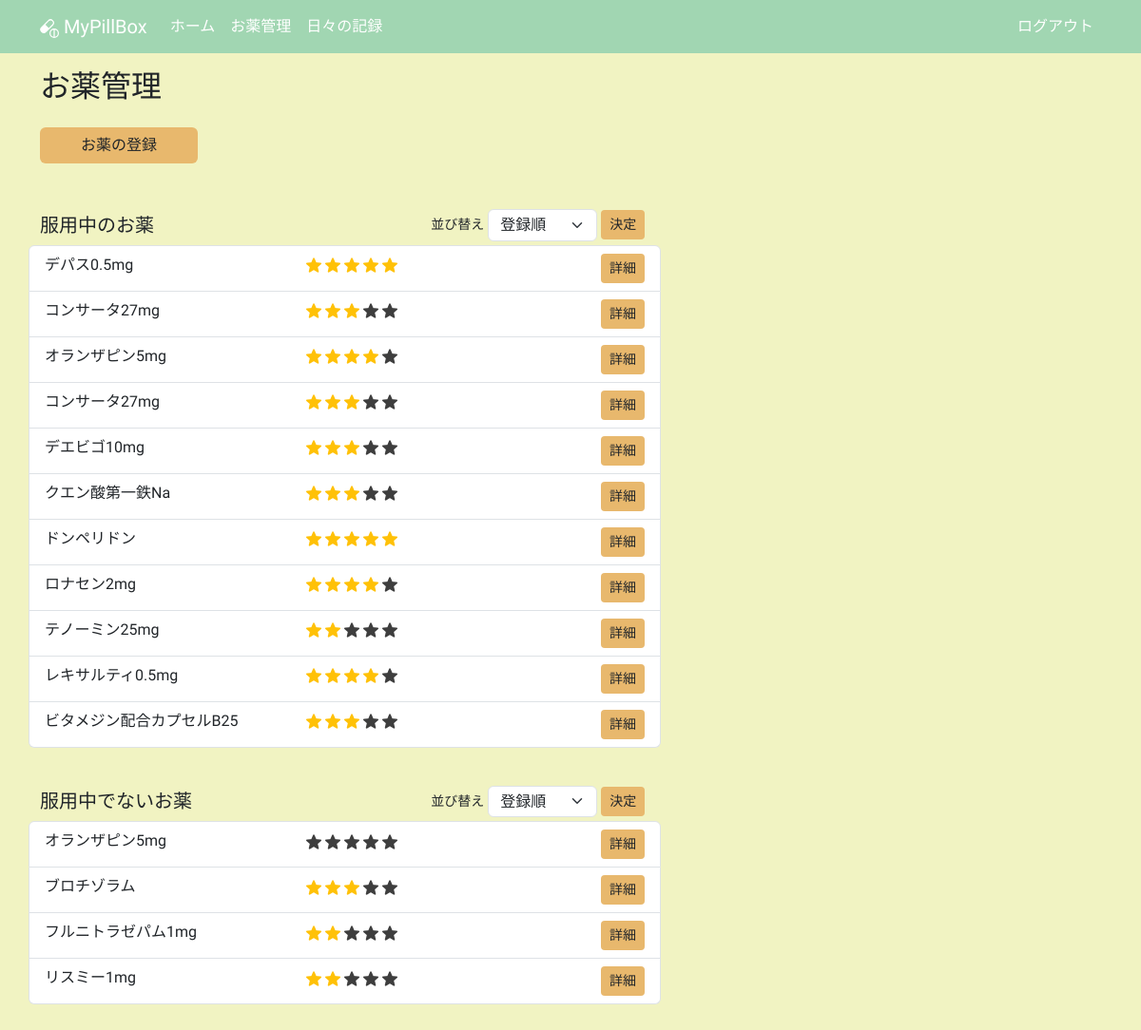
Before: /medicines (signed in) with the older database file.
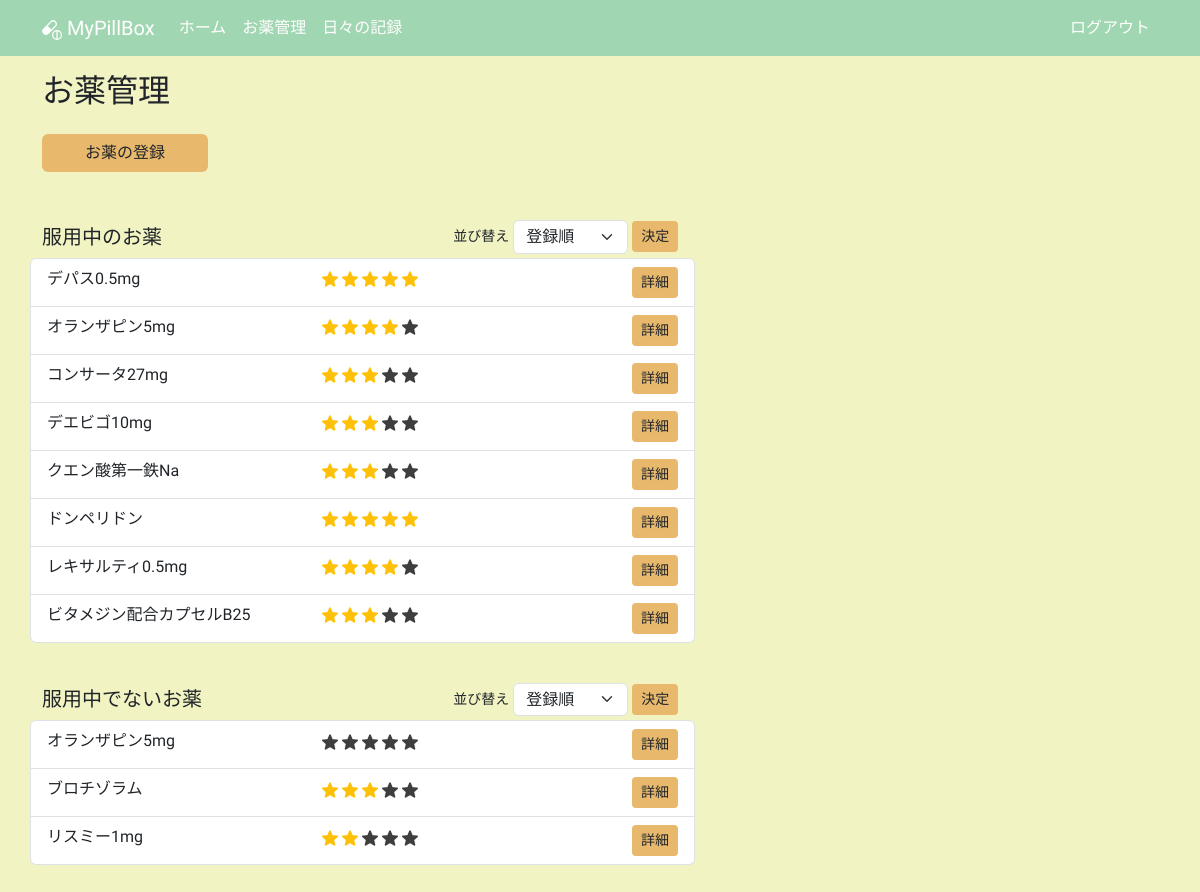
After: the same page with the newer database file.
### app/models.py (models this page shows, shortened)
class Medicine(db.Model):
    __tablename__ = "medicines"
    id: so.Mapped[int] = so.mapped_column(primary_key=True)
    name: so.Mapped[str] = so.mapped_column(sa.String(100))
    taking_start_date: so.Mapped[datetime.date] = so.mapped_column(sa.Date)
    dose_per_day: so.Mapped[Optional[float]]
    taking_timing: so.Mapped[Optional[str]] = so.mapped_column(sa.String(100))
    memo: so.Mapped[Optional[str]] = so.mapped_column(sa.Text)
    rating: so.Mapped[Optional[int]] = so.mapped_column(default=0)
    is_active: so.Mapped[bool] = so.mapped_column(sa.Boolean)
    taking_unit: so.Mapped[TakingUnit] = so.mapped_column(sa.Enum(TakingUnit))
    user_id: so.Mapped[int] = so.mapped_column(sa.ForeignKey(User.id))
    user: so.Mapped[User] = so.relationship(back_populates="medicines")

### app/routes.py (the view)
@app.route("/medicines", methods=["GET"])
@login_required
def medicines():
    title = "お薬管理"
    form = MedicineSortForm()
    form.active_sort.data = request.args.get("active_sort", "registerorder")
    form.not_active_sort.data = request.args.get("not_active_sort", "registerorder")
    active_query = (
        sa.select(Medicine)
        .join(Medicine.user)
        .where(Medicine.user == current_user, Medicine.is_active == True)
        .order_by(Medicine.id)
    )
    not_active_query = (
        sa.select(Medicine)
        .join(Medicine.user)
        .where(Medicine.user == current_user, Medicine.is_active == False)
        .order_by(Medicine.id)
    )
    rating_active_query = (
        sa.select(Medicine)
        .join(Medicine.user)
        .where(Medicine.user == current_user, Medicine.is_active == True)
        .order_by(Medicine.rating.desc())
    )
    rating_not_active_query = (
        sa.select(Medicine)
        .join(Medicine.user)
        .where(Medicine.user == current_user, Medicine.is_active == False)
        .order_by(Medicine.rating.desc())
    )
    if form.active_sort.data == "ratingorder":
        active_medicines = db.session.scalars(rating_active_query).all()
    else:
        active_medicines = db.session.scalars(active_query).all()
    if form.not_active_sort.data == "ratingorder":
        not_active_medicines = db.session.scalars(rating_not_active_query).all()
    else:
        not_active_medicines = db.session.scalars(not_active_query).all()
    return render_template(
        "medicines.html",
        active_medicines=active_medicines,
        not_active_medicines=not_active_medicines,
        form=form,
        title=title,
    )

### app/forms.py
class MedicineSortForm(FlaskForm):
    active_sort = SelectField(
        "並び替え", choices=[("registerorder", "登録順"), ("ratingorder", "星評価順")]
    )
    not_active_sort = SelectField(
        "並び替え", choices=[("registerorder", "登録順"), ("ratingorder", "星評価順")]
    )

### app/models.py (called while the page is built)
@login.user_loader
def load_user(id):
    return db.session.get(User, int(id))

### app/templates/medicines.html (shortened to what this page needs)
{% extends "base.html" %}
{% block content %}
  <h2 class="mb-4">お薬管理</h2>
  <div class="row">
    <div class="col-5 col-lg-2 mb-5">
      <a href="{{ url_for('create_medicine') }}" class="btn btn-custom w-100">お薬の登録</a>
    </div>
  </div>
  <div class="row">
    <div class="col-12 col-lg-7 mb-3">
      <div class="mb-1 d-flex justify-content-between align-items-center">
        <h5 class="mb-0">服用中のお薬</h5>
        <form action="{{ url_for('medicines') }}"
              method="get"
              class="d-flex align-items-center"
              novalidate>
          <small class="me-1">{{ form.active_sort.label(class="text-nowrap sort-label") }}</small>
          {{ form.active_sort(class="form-select sort-select") }}
          <input type="submit"
                 class="btn btn-custom btn-sm ms-1 sort-submit"
                 value="決定">
        </form>
      </div>
      {% if not active_medicines %}
        <small class="text-secondary">服用中のお薬はありません</small>
      {% else %}
        <ul class="list-group mb-4">
          {% for medicine in active_medicines %}
            <li class="list-group-item row d-flex">
              <p class="m-0 ps-0 col-5">{{ medicine.name }}</p>
              <p class="m-0 col-5">
                {% for i in range(0, medicine.rating) %}
                  <img src="{{ url_for('static', filename='images/star_on.png') }}"
                       class="star-display rating-checked"
                       alt="star">
                {% endfor %}
                {% if medicine.rating < 5 %}
                  {% for i in range(medicine.rating, 5) %}
                    <img src="{{ url_for('static', filename='images/star_on.png') }}"
                         class="star-display"
                         alt="star">
                  {% endfor %}
                {% endif %}
              </p>
              <div class="col-2 text-end p-0">
                <a href="{{ url_for('medicine_detail', medicine_id=medicine.id) }}"
                   class="btn btn-custom btn-sm">詳細</a>
              </div>
            </li>
          {% endfor %}
        </ul>
      {% endif %}
    </div>
  </div>
  <div class="row">
    <div class="col-12 col-lg-7 mb-3">
      <div class="mb-1 d-flex justify-content-between align-items-center">
        <h5 class="mb-0">服用中でないお薬</h5>
        <form action="{{ url_for('medicines') }}"
              method="get"
              class="d-flex align-items-center"
              novalidate>
          <small class="me-1">{{ form.not_active_sort.label(class="text-nowrap sort-label") }}</small>
          {{ form.not_active_sort(class="form-select sort-select") }}
          <input type="submit"
                 class="btn btn-custom btn-sm ms-1 sort-submit"
                 value="決定">
        </form>
      </div>
      {% if not not_active_medicines %}
        <small class="text-secondary">過去に服用していたお薬はありません</small>
      {% else %}
        <ul class="list-group mb-4">
          {% for medicine in not_active_medicines %}
            <li class="list-group-item row d-flex">
              <p class="m-0 ps-0 col-5">{{ medicine.name }}</p>
              <p class="m-0 col-5">
                {% for i in range(0, medicine.rating) %}
                  <img src="{{ url_for('static', filename='images/star_on.png') }}"
                       class="star-display rating-checked"
                       alt="star">
                {% endfor %}
                {% if medicine.rating < 5 %}
                  {% for i in range(medicine.rating, 5) %}
                    <img src="{{ url_for('static', filename='images/star_on.png') }}"
                         class="star-display"
                         alt="star">
                  {% endfor %}
                {% endif %}
              </p>
              <div class="col-2 text-end p-0">
                <a href="{{ url_for('medicine_detail', medicine_id=medicine.id) }}"
                   class="btn btn-custom btn-sm">詳細</a>
              </div>
            </li>
          {% endfor %}
        </ul>
      {% endif %}
    </div>
  </div>
{% endblock content %}

### app/templates/base.html (shortened to what this page needs)
<!DOCTYPE html>
<html lang="ja">
  <head>
    <link rel="stylesheet"
          href="{{ url_for('static', filename='css/bootstrap.min.css') }}">
  </head>
  <body>
    <nav class="navbar navbar-expand-lg navbar-dark">
      <div class="container">
        <a class="navbar-brand" href="{{ url_for('index') }}">
          MyPillBox
        </a>
        <div class="collapse navbar-collapse" id="navbarSupportedContent">
          <ul class="navbar-nav me-auto mb-2 mb-lg-0">
            <li class="nav-item">
              <a class="nav-link" aria-current="page" href="{{ url_for('index') }}">ホーム</a>
            </li>
            <li class="nav-item">
              <a class="nav-link"
                 aria-current="page"
                 href="{{ url_for('medicines') }}">お薬管理</a>
            </li>
            <li class="nav-item">
              <a class="nav-link" aria-current="page" href="{{ url_for('index') }}">日々の記録</a>
            </li>
          </ul>
          <ul class="navbar-nav mb-2 mb-lg-0">
            <li class="nav-item">
              <a class="nav-link" aria-current="page" href="{{ url_for('logout') }}">ログアウト</a>
            </li>
          </ul>
        </div>
      </div>
    </nav>
    <div class="container mt-3">
      {% block content %}
      {% endblock content %}
    </div>
  </body>
</html>

### app/templates/base.html (style rules this page uses)
body { background-color: #F1F3C2; font-family: "Zen Maru Gothic", sans-serif; font-weight: 500; font-style: normal; }
.navbar-dark .nav-link { color: #fff !important; }
nav { background-color: #A1D6B2; }
.btn-custom { background-color: #E8B86D; font-weight: 500; }
.rating-checked { filter: none!important; }
.star-display { width: 1em; height: 1em; filter: invert(99%) sepia(1%) saturate(0%) hue-rotate(161deg) brightness(101%) contrast(104%); }
.sort-select { line-height: 1.2!important; }
.sort-submit { margin-right: .30rem; }

Changed rows visible on the page:
removed Medicine: name "コンサータ27mg", rating 3 (drawn), shown under "服用中のお薬"
removed Medicine: name "ロナセン2mg", rating 4 (drawn), shown under "服用中のお薬"
removed Medicine: name "テノーミン25mg", rating 2 (drawn), shown under "服用中のお薬"
removed Medicine: name "フルニトラゼパム1mg", rating 2 (drawn), shown under "服用中でないお薬"
